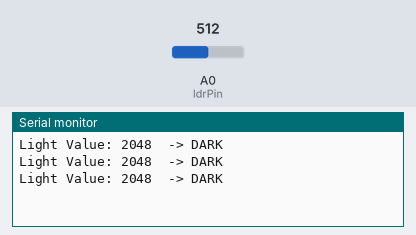
This sketch was run on a simulated Arduino Zero (SAMD21). Parts: the last lines printed to the serial monitor. The inputs (shaded band) are chosen by the test bench; at power-on: A0 (ldrPin) = 512 (analog values on the 0–1023 scale).

Above: at 1.3 s.
1.4 s: A0 (ldrPin) set to 318
At 1.9 s:
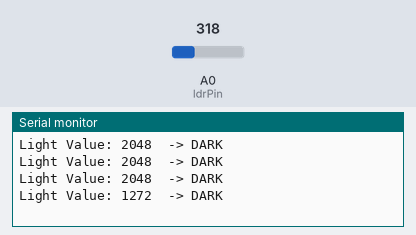
2.9 s: A0 (ldrPin) set to 287
At 3.4 s:
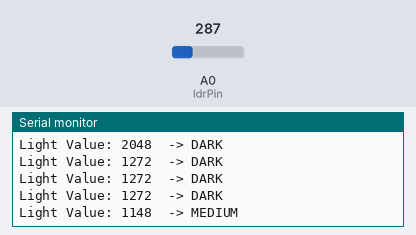
5.0 s: A0 (ldrPin) set to 136
At 5.4 s:
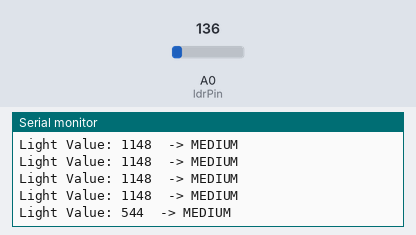
6.5 s: A0 (ldrPin) set to 119
At 6.9 s:
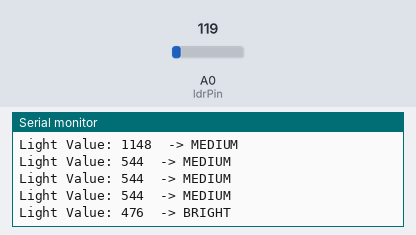

Measured:
- the behaviour switches between 301 and 300 on A0 (ldrPin) (found by bisection; images 1 and 2)
- the behaviour switches between 125 and 124 on A0 (ldrPin) (found by bisection; images 3 and 4)
- after the input at 1.4 s, the serial monitor: prints a new line after 0.10 s (image 1)
- after the input at 2.9 s, the serial monitor: prints a new line after 0.10 s (image 2)
- after the input at 5.0 s, the serial monitor: prints a new line at once (image 3)
- after the input at 6.5 s, the serial monitor: prints a new line at once (image 4)

The sketch:

ldr.ino
```cpp
int ldrPin = A0;

void setup() {
  Serial.begin(9600);
  analogReadResolution(12);
}

void loop() {
  int lightValue = analogRead(ldrPin);

  Serial.print("Light Value: ");
  Serial.print(lightValue);

  if (lightValue > 1200) {
    Serial.println("  -> DARK");
  }
  else if (lightValue < 500) {
    Serial.println("  -> BRIGHT");
  }
  else {
    Serial.println("  -> MEDIUM");
  }

  delay(500);
}
```
